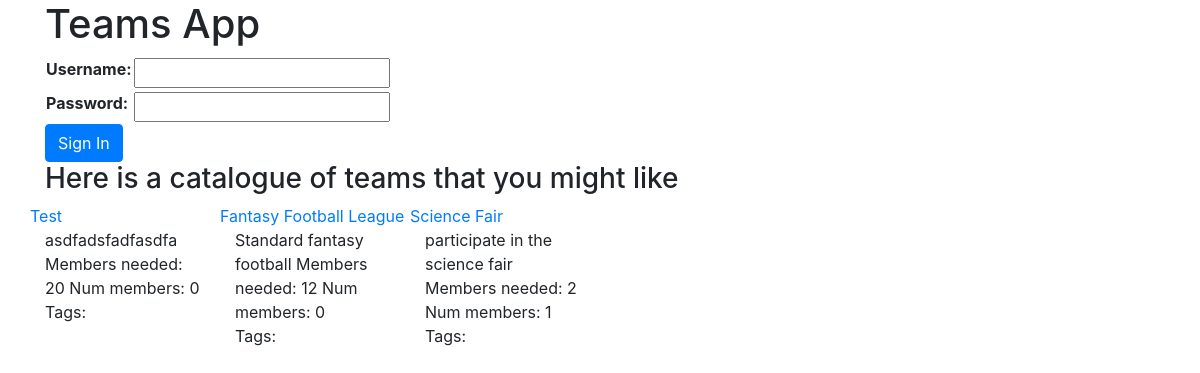
Page /app/ on the earlier database version.
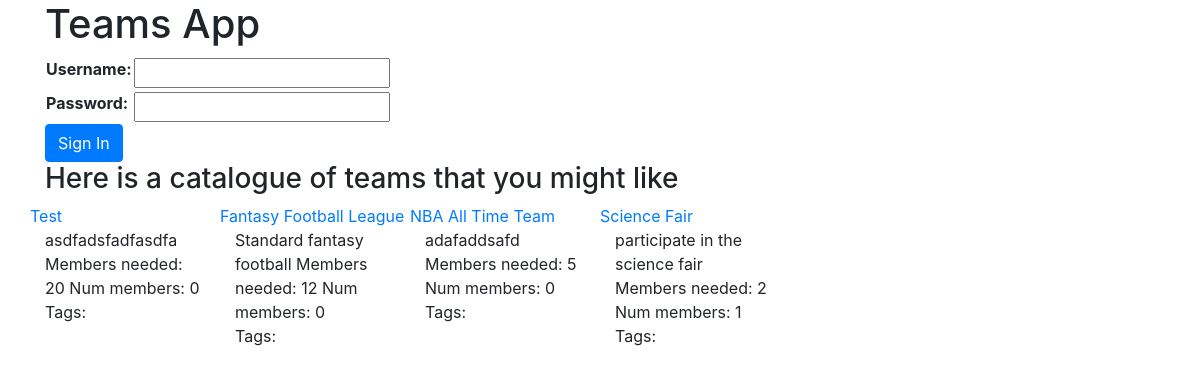
Same page on the later database version.
### teamApp/models.py (models this page shows, shortened)
class Team(models.Model):
    project_name = models.CharField(max_length=64, default="Untitled")
    num_members = models.IntegerField(default=0)
    members_needed = models.IntegerField(default=0)
    project_description = models.TextField(max_length=1000)
    members = models.ManyToManyField(User)

### teamApp/views.py (the view, shortened to what this page needs)
# urls.py: path('', views.IndexView.as_view(), name='index'),
class IndexView(View):
    def get(self, request):
        user = request.user
        allTeams = Team.objects.order_by("-members_needed")[:6]
        form = AuthenticationForm()
        context = {
            'allTeams': allTeams,
            'form': form,
            'user': user
        }
        if user.is_authenticated:
            context['userTeams'] = user.team_set.all().order_by("-members_needed")[:6]
        return render(request, 'teamApp/index.html', context)

### teamApp/templates/teamApp/index.html (shortened to what this page needs)
<!DOCTYPE html>
<html>
  <head>
    <link rel="stylesheet" href="https://maxcdn.bootstrapcdn.com/bootstrap/4.4.1/css/bootstrap.min.css" />
  </head>
  <body class="container">
      <h1>Teams App</h1>
      {% if user.is_authenticated %}
      <form method="POST">
          {% csrf_token %}
          <input type="hidden" name="logout" value="logout"></input>
          <button type="submit" class="btn btn-primary">Logout</button>
          <h3>Hi {{user.username}}! Here are your teams</h3>
          <div class="row">
            {% for team in userTeams %}
            <div class="col-md-2">
              <div class="text-primary row">
                <a href="teams\{{team.id}}">{{team.project_name}}</a>
              </div>
              <div class="text">
                {{team.project_description}}
                Members needed: {{team.members_needed}}
                Num members: {{team.num_members}}
                <div>
                  Tags:
                  <ul>
                    {% for tag in team.teamtag_set.all %}
                    <li>{{tag}}</li>
                    {% endfor %}
                  <ul>
                </div>
              </div>
            </div>
            {% endfor %}
          </div>
      </form>
      {% else %}
        <form method="POST">
          <table>
            {{ form }}
          </table>
          <button type="submit" class="btn btn-primary">Sign In</button>
        </form>
      {% endif %}
      <h3>Here is a catalogue of teams that you might like</h3>
      <div class="row">
        {% for team in allTeams %}
        <div class="col-md-2">
          <div class="text-primary row">
            <a href="teams\{{team.id}}">{{team.project_name}}</a>
          </div>
          <div class="text">
            {{team.project_description}}
            Members needed: {{team.members_needed}}
            Num members: {{team.num_members}}
            <div>
              Tags:
            </div>
          </div>
        </div>
        {% endfor %}
      </div>
  </body>
</html>

Differences in the rows shown:
added Team: project_name "NBA All Time Team", project_description "adafaddsafd", members_needed "5", num_members "0"
